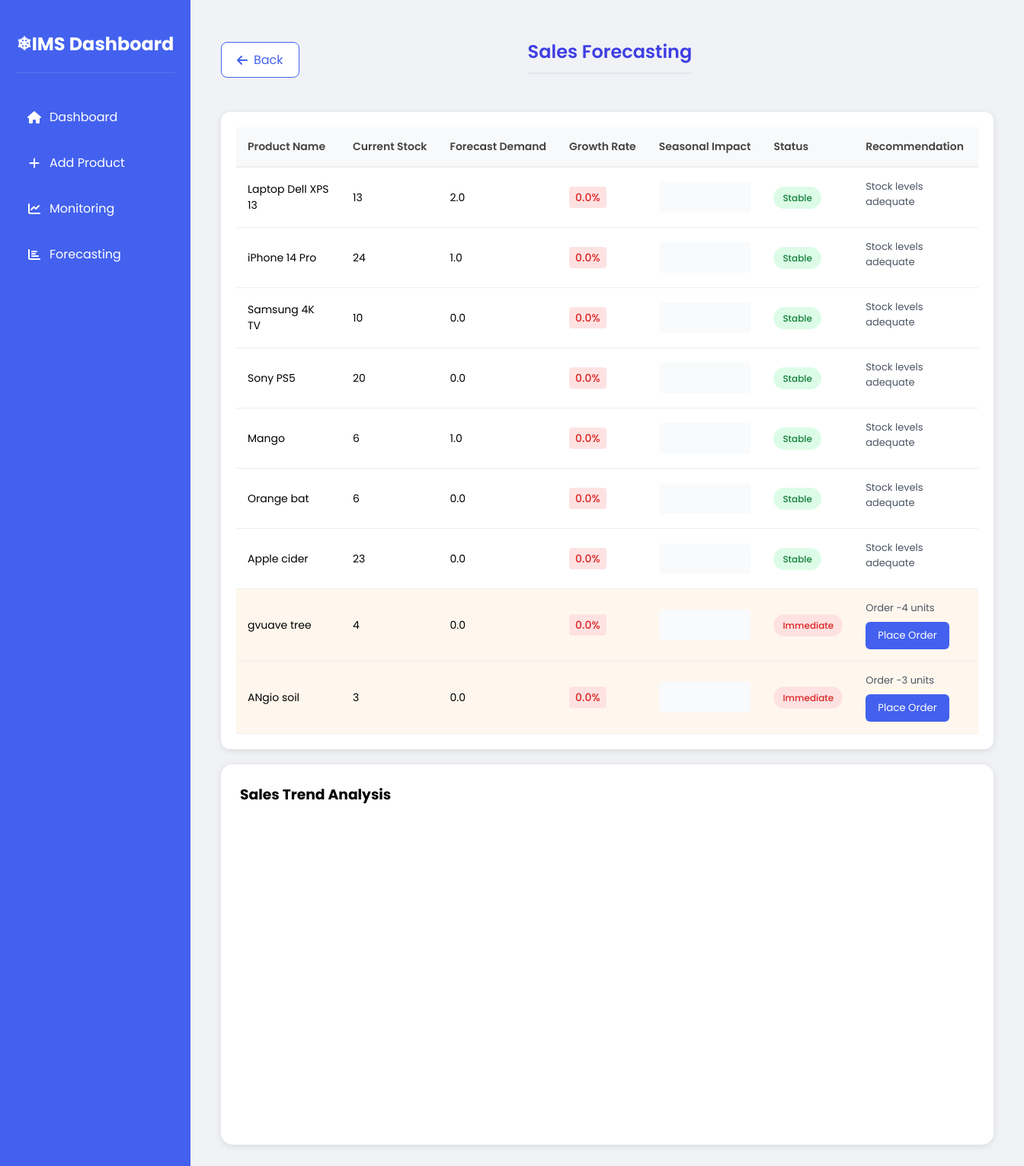
Before: /forecasting with the older database file.
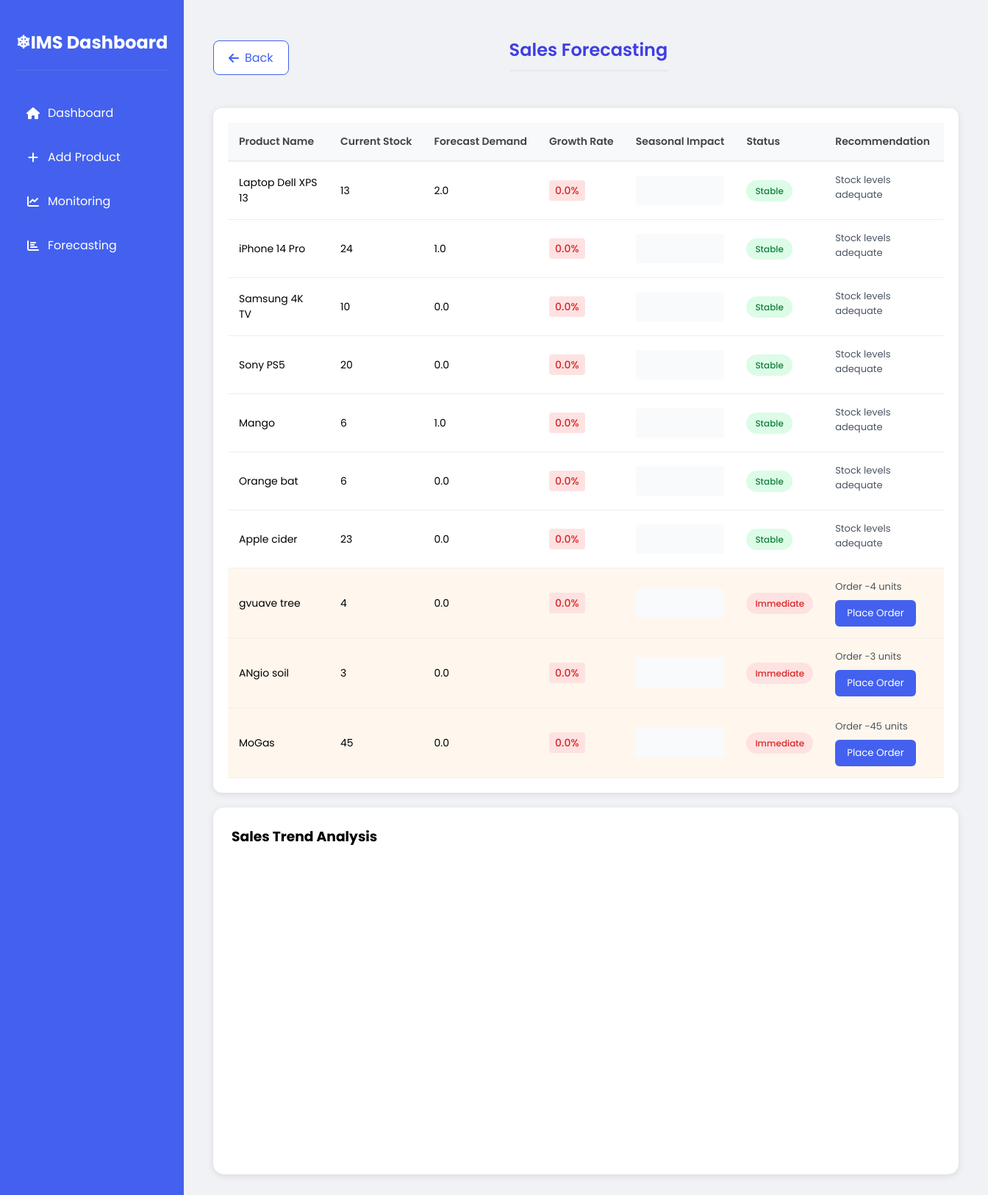
After: the same page with the newer database file.
### app/models/product.py (models this page shows, shortened)
class Product(db.Model):
    id = db.Column(db.Integer, primary_key=True)
    name = db.Column(db.String(100), nullable=False)
    description = db.Column(db.String(500))
    current_stock = db.Column(db.Integer, default=0)
    minimum_stock = db.Column(db.Integer, default=10)
    unit_price = db.Column(db.Float, nullable=False)
    created_at = db.Column(db.DateTime, default=datetime.utcnow)

### app/routes/main.py (the view)
@bp.route('/forecasting')
def forecasting():
    products = Product.query.all()
    current_date = datetime.now()
    for product in products:
        historical_sales = db.session.query(
            func.sum(Sale.quantity).label("total_quantity"),
            func.strftime('%Y-%m', Sale.sale_date).label('month')
        ).filter(
            Sale.product_id == product.id,
            Sale.sale_date >= (current_date - timedelta(days=365))
        ).group_by('month').all()
        historical_trend = [{'month': row.month, 'quantity': float(row.total_quantity or 0)} for row in historical_sales]
        seasonal_data = db.session.query(
            func.sum(Sale.quantity).label("total_quantity"),
            func.strftime('%m', Sale.sale_date).label('month')
        ).filter(
            Sale.product_id == product.id
        ).group_by('month').all()
        seasonal_pattern = [{'month': row.month, 'quantity': float(row.total_quantity or 0)} for row in seasonal_data]
        if historical_trend:
            sales_values = [row['quantity'] for row in historical_trend]
            if sales_values and sales_values[0] != 0:
                growth_rate = (sales_values[-1] - sales_values[0]) / sales_values[0]
            else:
                growth_rate = 0
        else:
            growth_rate = 0
        avg_monthly_sales = np.mean([row['quantity'] for row in historical_trend]) if historical_trend else 0
        seasonal_factor = 1.2 if current_date.month in [11, 12] else 1.0  # Holiday season adjustment
        forecast_demand = avg_monthly_sales * (1 + growth_rate) * seasonal_factor
        product.forecast_data = {
            'historical_trend': historical_trend,
            'seasonal_pattern': seasonal_pattern,
            'growth_rate': round(growth_rate * 100, 2),  # Convert to percentage
            'forecast_demand': round(forecast_demand, 2),
            'recommendation': get_recommendation(product, forecast_demand)
        }
    return render_template('forecasting.html', products=products)

### app/routes/main.py (called while the page is built)
def get_recommendation(product, forecast_demand):
    if product.current_stock < product.minimum_stock:
        urgency = "Immediate"
        action = f"Order {round(forecast_demand * 2 - product.current_stock)} units"
    elif product.current_stock < forecast_demand:
        urgency = "Soon"
        action = f"Consider ordering {round(forecast_demand - product.current_stock)} units"
    else:
        urgency = "Stable"
        action = "Stock levels adequate"
    return {
        'urgency': urgency,
        'action': action
    }

### app/templates/forecasting.html (shortened to what this page needs)
<!DOCTYPE html>
<html>
  <head>
    <link
      href="https://cdnjs.cloudflare.com/ajax/libs/font-awesome/6.0.0/css/all.min.css"
      rel="stylesheet"
    />
  </head>
  <body>
    <div class="sidebar">
      <div class="sidebar-header">
        <h2>❄IMS Dashboard</h2>
      </div>
      <div class="nav-menu">
        <a href="{{ url_for('main.dashboard') }}">
          <div class="nav-item"><i class="fas fa-home"></i> Dashboard</div>
        </a>
        <a href="{{ url_for('main.add_product') }}">
          <div class="nav-item"><i class="fas fa-plus"></i> Add Product</div>
        </a>
        <a href="{{ url_for('main.monitoring') }}">
          <div class="nav-item">
            <i class="fas fa-chart-line"></i> Monitoring
          </div>
        </a>
        <a href="{{ url_for('main.forecasting') }}">
          <div class="nav-item">
            <i class="fas fa-chart-bar"></i> Forecasting
          </div>
        </a>
      </div>
    </div>
    <div class="main-content">
      <div class="header-section">
        <a href="{{ url_for('main.dashboard') }}" class="return-btn">
          <i class="fas fa-arrow-left"></i> Back
        </a>
        <h2
          style="
            color: #3e3ee3;
            font-size: 24px;
            font-weight: 600;
            margin-bottom: 20px;
            margin-left: 280px;
            padding: 10px 0;
            border-bottom: 2px solid #e2e8f0;
          "
        >
          Sales Forecasting
        </h2>
      </div>
      <div class="table-container">
        <table class="forecast-table">
          <thead>
            <tr>
              <th>Product Name</th>
              <th>Current Stock</th>
              <th>Forecast Demand</th>
              <th>Growth Rate</th>
              <th>Seasonal Impact</th>
              <th>Status</th>
              <th>Recommendation</th>
            </tr>
          </thead>
          <tbody>
            {% for product in products %}
            <tr
              class="{% if product.current_stock <= product.minimum_stock %}warning{% endif %}"
            >
              <td>{{ product.name }}</td>
              <td>{{ product.current_stock }}</td>
              <td>{{ product.forecast_data.forecast_demand }}</td>
              <td>
                <span
                  class="growth-indicator {% if product.forecast_data.growth_rate > 0 %}positive{% else %}negative{% endif %}"
                >
                  {{ "%.1f"|format(product.forecast_data.growth_rate) }}%
                </span>
              </td>
              <td>
                <div
                  class="seasonal-chart"
                  data-seasonal="{{ product.forecast_data.seasonal_pattern|tojson }}"
                ></div>
              </td>
              <td>
                <span
                  class="status-badge status-{{ product.forecast_data.recommendation.urgency|lower }}"
                >
                  {{ product.forecast_data.recommendation.urgency }}
                </span>
              </td>
              <td>
                <div class="recommendation-text">
                  {{ product.forecast_data.recommendation.action }}
                </div>
                {% if product.forecast_data.recommendation.urgency != 'Stable'
                %}
                <form
                  action="{{ url_for('main.add_stock', product_id=product.id) }}"
                  method="GET"
                >
                  <button type="submit" class="action-btn">Place Order</button>
                </form>
                {% endif %}
              </td>
            </tr>
            {% endfor %}
          </tbody>
        </table>
      </div>
      <div class="forecast-chart">
        <h3>Sales Trend Analysis</h3>
        <div class="chart-container" id="forecast-trend"></div>
      </div>
    </div>
  </body>
</html>

### app/templates/forecasting.html (style rules this page uses)
* { margin: 0; padding: 0; box-sizing: border-box; font-family: "Poppins", sans-serif; }
:root { --primary-color: #4361ee; --secondary-color: #3f37c9; --accent-color: #4895ef; --light-bg: #f0f2f5; --success: #2ecc71; --warning: #f1c40f; --danger: #e74c3c; }
body { background-color: var(--light-bg); display: grid; grid-template-columns: 250px 1fr; min-height: 100vh; }
.sidebar { background: var(--primary-color); color: white; padding: 20px; }
.sidebar-header { padding: 20px 0; text-align: center; border-bottom: 1px solid rgba(255, 255, 255, 0.1); }
.nav-menu { margin-top: 30px; }
.nav-item { padding: 15px; margin: 5px 0; border-radius: 8px; transition: all 0.3s; display: flex; align-items: center; }
.nav-item i { margin-right: 10px; width: 20px; text-align: center; }
.main-content { padding: 40px; }
.header-section { display: flex; align-items: center; gap: 20px; margin-bottom: 30px; }
.return-btn { display: inline-flex; align-items: center; padding: 10px 20px; background: white; color: var(--primary-color); border-radius: 8px; text-decoration: none; transition: all 0.3s; border: 1px solid var(--primary-color); }
.return-btn i { margin-right: 8px; }
.forecast-chart { background: white; padding: 25px; border-radius: 15px; box-shadow: 0 2px 10px rgba(0, 0, 0, 0.1); margin-top: 20px; }
.chart-container { height: 400px; margin-top: 20px; }
a { text-decoration: none; color: inherit; }
.table-container { background: white; border-radius: 12px; padding: 20px; box-shadow: 0 2px 10px rgba(0, 0, 0, 0.1); margin: 20px 0; overflow-x: auto; }
.forecast-table { width: 100%; border-collapse: separate; border-spacing: 0; font-size: 14px; }
.forecast-table thead th { background: #f8f9fa; padding: 15px; text-align: left; font-weight: 600; color: #444; border-bottom: 2px solid #eee; white-space: nowrap; }
.forecast-table tbody tr { transition: all 0.3s; }
.forecast-table td { padding: 15px; border-bottom: 1px solid #eee; vertical-align: middle; }
.status-badge { padding: 6px 12px; border-radius: 20px; font-size: 12px; font-weight: 500; }
.action-btn { background: #4361ee; color: white; border: none; padding: 8px 16px; border-radius: 6px; cursor: pointer; transition: all 0.3s; }
tr.warning { background: #fff7ed; }
.growth-indicator { padding: 4px 8px; border-radius: 4px; font-weight: 500; }
.growth-indicator.negative { background: #fee2e2; color: #dc2626; }
.seasonal-chart { height: 40px; width: 120px; background: #f8fafc; border-radius: 4px; }
.status-immediate { background: #fee2e2; color: #dc2626; }
.status-stable { background: #dcfce7; color: #15803d; }
.recommendation-text { margin-bottom: 8px; font-size: 13px; color: #4b5563; }

Changed rows visible on the page:
added Product: name "MoGas", current_stock "45", forecast_data.forecast_demand "0.0", forecast_data.growth_rate "0.0", forecast_data.recommendation.urgency "Immediate", forecast_data.recommendation.action "Order -45 units"
